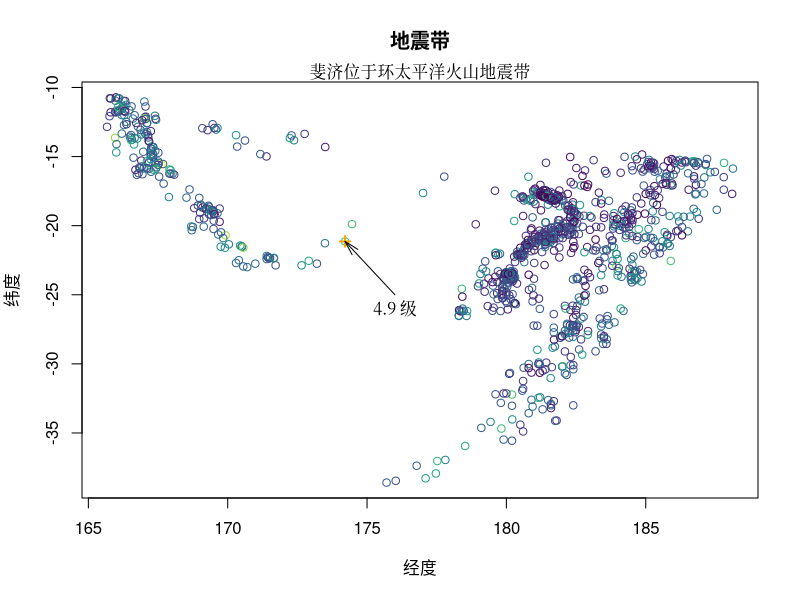

The R script that drew this image: (Note: this script raises an error after producing the figure.)
## ---- chunk 1
#| quakes,
#| echo=FALSE,
#| fig.align='center',
#| fig.showtext=TRUE,
#| fig.width=5, fig.height=5,
#| out.width="75%",
#| fig.cap="斐济是一个太平洋上的岛国",
#| fig.alt="太平洋地震带"

colorize_numeric <- function(x) {
  n <- 9 # 设置颜色梯度数目
  scales::col_numeric(palette = "viridis", domain = range(x))(x)
}
quakes <- transform(quakes, color = colorize_numeric(mag))
# 绘图
plot(data = quakes, lat ~ long, col = color, ann = FALSE, family = "sans")
title(xlab = "经度", ylab = "纬度", main = "地震带", family = "Noto Sans CJK SC")
text(x = 176, y = -25, labels = "4.9 级", pos = 1, family = "Noto Serif CJK SC")
points(x = 174.21, y = -21.14, pch = 3, lwd = 2, cex = 1, col = "Orange")
arrows(
  x0 = 176, y0 = -25, x1 = 174.21, y1 = -21.14,
  length = 0.15, angle = 15
)
mtext(text = "斐济位于环太平洋火山地震带", side = 3, family = "Noto Serif CJK SC")
## ---- chunk 2
xfun::session_info(packages = c(
  "knitr", "rmarkdown", "bookdown",
  "showtext", "sysfonts"
))
## ---- chunk 3
# automatically create a bib database for R packages
knitr::write_bib(c(
  .packages(), 'bookdown', 'knitr', 'rmarkdown'
), 'packages.bib')
